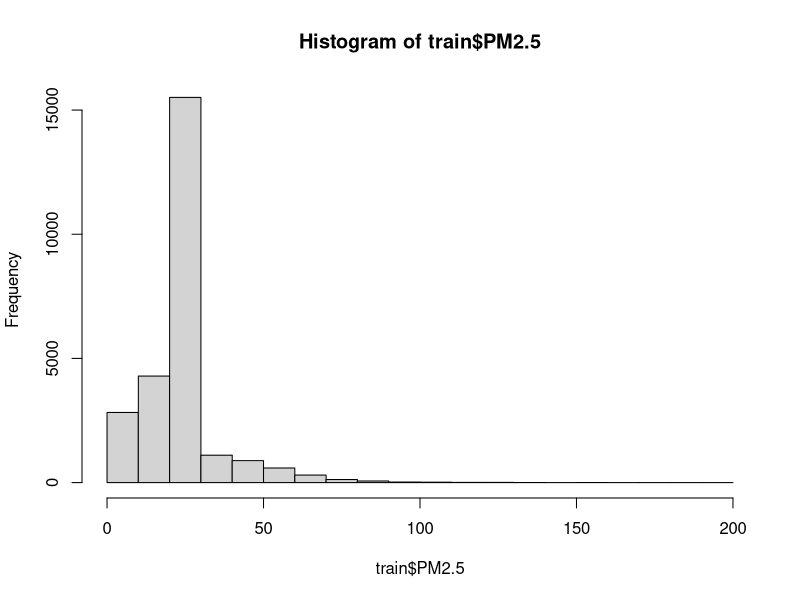
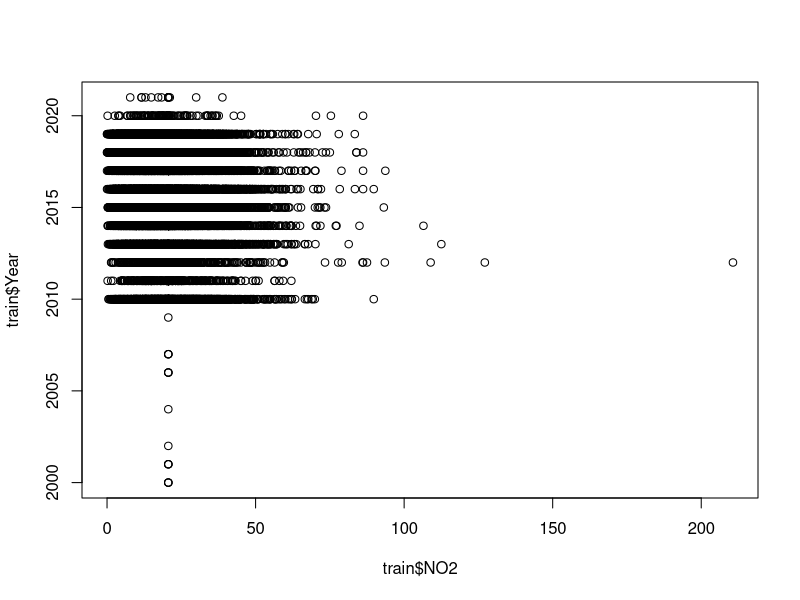
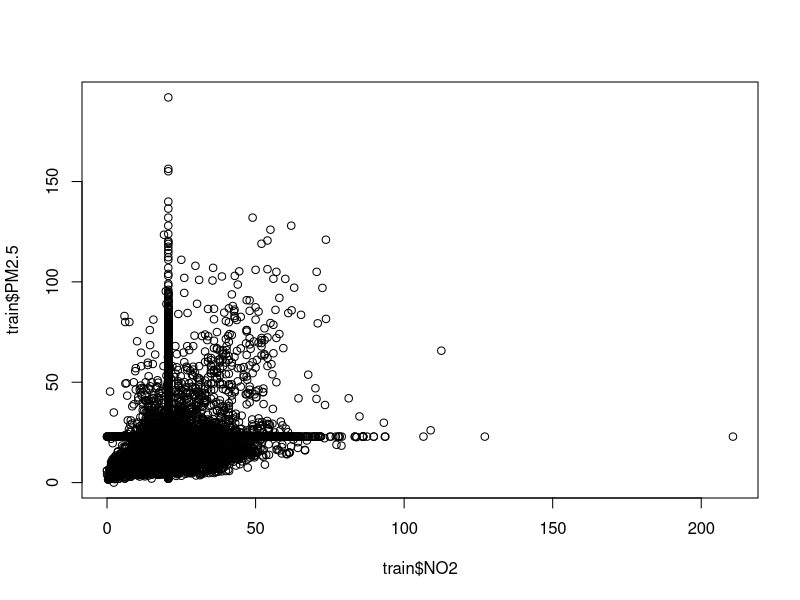
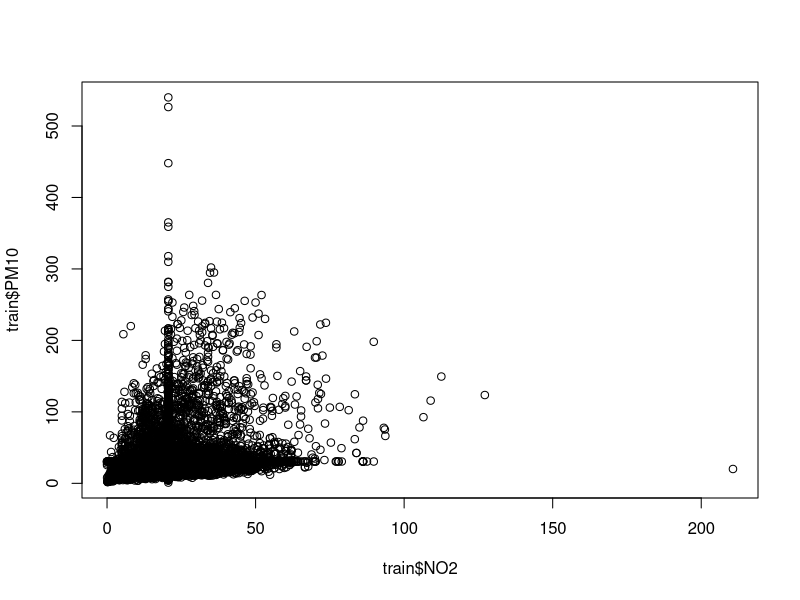
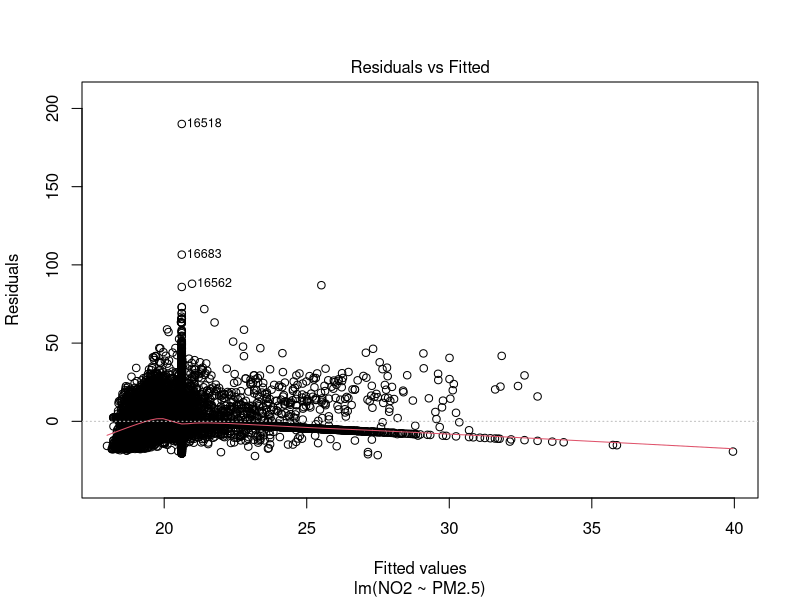
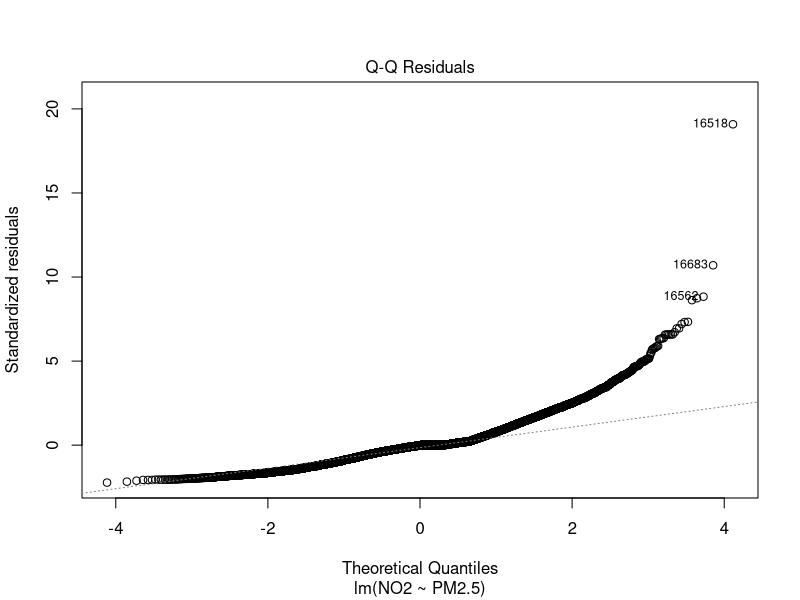
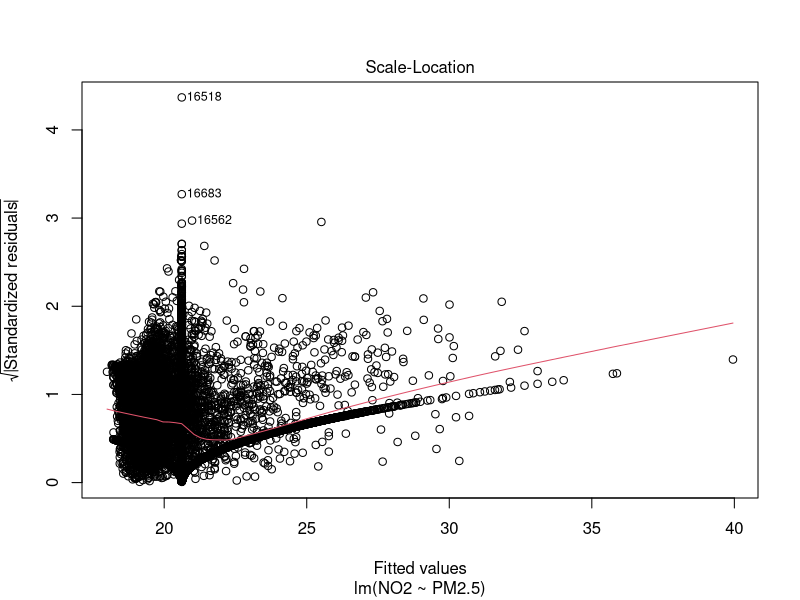
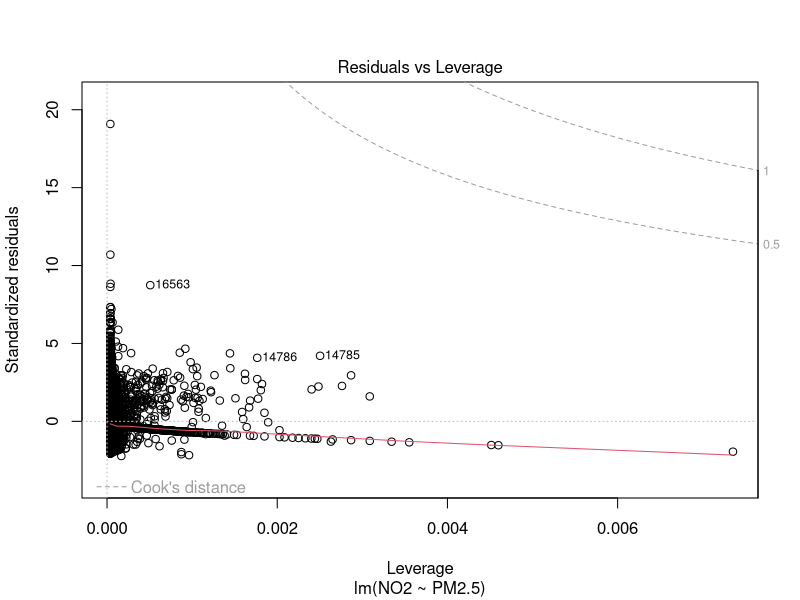

These charts were generated, in order, by the following R code:
## ---- chunk 1
df <- read.csv("Air_Pollution.csv")
str(df)
## ---- chunk 2
df$PM2.5[is.na(df$PM2.5)] <- mean(df$PM2.5, na.rm=TRUE)
df$PM10[is.na(df$PM10)] <- mean(df$PM10, na.rm=TRUE)
df$NO2[is.na(df$NO2)] <- mean(df$NO2, na.rm=TRUE)
df$PM25.temporal.coverage[is.na(df$PM25.temporal.coverage)] <- mean(df$PM25.temporal.coverage, na.rm=TRUE)
df$PM10.temporal.coverage[is.na(df$PM10.temporal.coverage)] <- mean(df$PM10.temporal.coverage, na.rm=TRUE)
df$NO2.temporal.coverage[is.na(df$NO2.temporal.coverage)] <- mean(df$NO2.temporal.coverage, na.rm=TRUE)

str(df)
## ---- chunk 3
i <-sample(1:nrow(df), nrow(df)*0.80, replace=FALSE)
train <- df[i,]
test <- df[-i,]
## ---- chunk 4
head(train)

tail(train)

range(train$PM2.5, na.rm=FALSE)
range(train$PM10, na.rm=FALSE)

mean(train$PM2.5)
mean(train$PM10)

median(train$PM2.5)
median(train$PM10)

## ---- chunk 5
hist(train$PM2.5)
plot(train$NO2, train$Year)
plot(train$NO2, train$PM2.5)
plot(train$NO2, train$PM10)
## ---- chunk 6
lm1 <- lm(NO2~PM2.5, data=train)
summary(lm1)
## ---- chunk 7
plot(lm1)
## ---- chunk 8
lm2 <- lm(NO2~PM2.5+PM10, data=train)
summary(lm2)
## ---- chunk 9
plot(lm2)
## ---- chunk 10
lm3 <- lm(NO2~Year+PM2.5+PM10, data=train)
summary(lm3)
## ---- chunk 11
plot(lm3)
## ---- chunk 12
pred1 <- predict(lm1, newdata=test)
pred2 <- predict(lm2, newdata=test)
pred3 <- predict(lm3, newdata=test)
## ---- chunk 13
correlation1 <- cor(pred1, test$NO2)
print(paste("correlation: ", correlation1))
mse <- mean((pred1 - test$NO2)^2)
print(paste("mse: ", mse))
rmse <- sqrt(mse)
print(paste("rmse: ", rmse))
## ---- chunk 14
correlation2 <- cor(pred2, test$NO2)
print(paste("correlation: ", correlation2))
mse <- mean((pred2 - test$NO2)^2)
print(paste("mse: ", mse))
rmse <- sqrt(mse)
print(paste("rmse: ", rmse))
## ---- chunk 15
correlation3 <- cor(pred3, test$NO2)
print(paste("correlation: ", correlation1))
mse <- mean((pred3 - test$NO2)^2)
print(paste("mse: ", mse))
rmse <- sqrt(mse)
print(paste("rmse: ", rmse))
